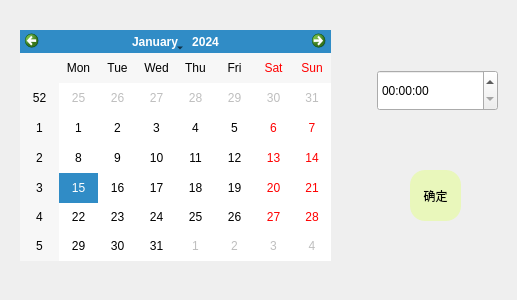
<?xml version="1.0" encoding="UTF-8"?>
<ui version="4.0">
 <class>time_choose</class>
 <widget class="QWidget" name="time_choose">
  <property name="geometry">
   <rect>
    <x>0</x>
    <y>0</y>
    <width>517</width>
    <height>300</height>
   </rect>
  </property>
  <property name="windowTitle">
   <string>Form</string>
  </property>
  <widget class="QCalendarWidget" name="calendarWidget">
   <property name="geometry">
    <rect>
     <x>20</x>
     <y>30</y>
     <width>311</width>
     <height>231</height>
    </rect>
   </property>
  </widget>
  <widget class="QTimeEdit" name="timeEdit">
   <property name="geometry">
    <rect>
     <x>377</x>
     <y>70</y>
     <width>121</width>
     <height>41</height>
    </rect>
   </property>
  </widget>
  <widget class="QPushButton" name="btnYes">
   <property name="geometry">
    <rect>
     <x>410</x>
     <y>170</y>
     <width>51</width>
     <height>51</height>
    </rect>
   </property>
   <property name="minimumSize">
    <size>
     <width>0</width>
     <height>0</height>
    </size>
   </property>
   <property name="maximumSize">
    <size>
     <width>100</width>
     <height>100</height>
    </size>
   </property>
   <property name="styleSheet">
    <string notr="true">QPushButton {
	background-color: rgba(227, 255, 133, 125);
	font: 290 14pt &quot;幼圆&quot;;
    color: #000000; /* 文字颜色 */
    font-weight: normal;
    padding: 5px; /* 按需调整内边距 */
 border-radius: 15px;
}

QPushButton:hover {
   background-color: rgba(227, 255, 133, 200);
   border-style: solid; /* 按下时边框样式 */
    border-width: 1px; /* 按下时边框宽度 */
    border-color: #8c8884; /* 按下时边框颜色 */
    border-radius: 15px; /* 边框圆角 */
}</string>
   </property>
   <property name="text">
    <string>确定</string>
   </property>
  </widget>
 </widget>
 <resources/>
 <connections/>
</ui>
